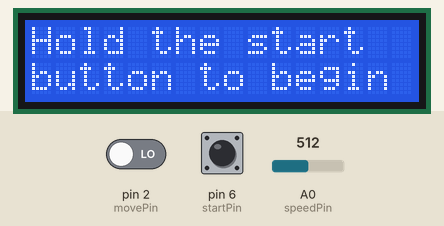
Recording of a sketch running on a simulated Arduino Uno, built with avr-gcc and run on an emulated ATmega328P. On the bench: 16×2 character LCD. The inputs (shaded band) are chosen by the test bench; at power-on: pin 6 (startPin) LOW, pin 2 (movePin) LOW, A0 (speedPin) = 512.

Above: at 1.2 s.
1.3 s: pin 6 (startPin) pulled HIGH for 1.2 s
At 2.28 s:
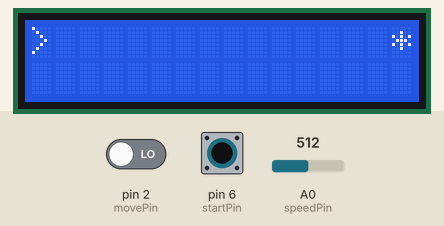
4.7 s: pin 2 (movePin) driven HIGH and pin 6 (startPin) driven HIGH
At 8.6 s:
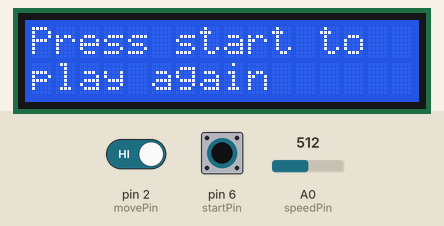
8.8 s: A0 (speedPin) set to 122
At 9.81 s:
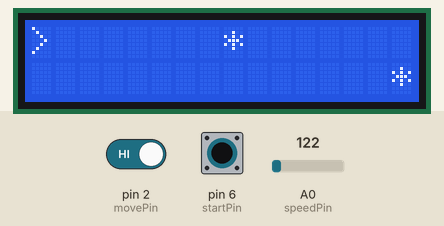
10.3 s: pin 6 (startPin) driven LOW
At 11.5 s:
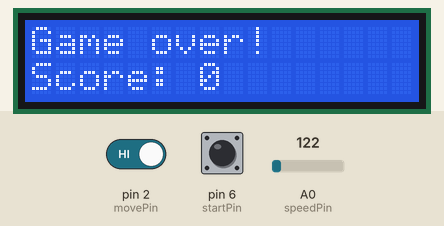
12.3 s: pin 6 (startPin) driven HIGH
At 15.08 s:
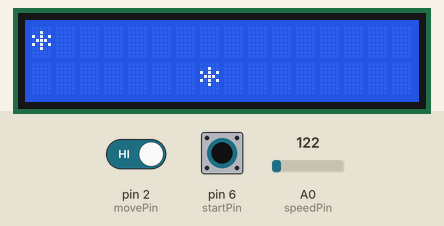
15.3 s: A0 (speedPin) set to 0
Timing chart, 0 to 18.3 s (numbered marks = the images above; inputs shaded):
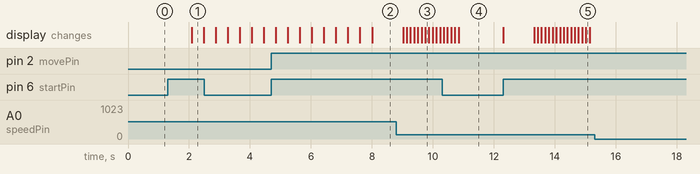

The sketch:

textgame.ino
```cpp
#include <LiquidCrystal.h>
LiquidCrystal lcd(12, 11, 5, 4, 3, 8);
const int startPin = 6;
const int movePin = 2;
const int speedPin = A0;

int startState = 0;
int prevStartState = 0;
int moveState = 0;
int prevMoveState = HIGH;
bool halfway = false;
int topPos = 15;
int bottomPos = 15;
bool top = true;
int score = 0;
bool failed = false;
bool restartScreen = false;
int speedVal = 0;
int convertedSpeed = 0;

//screen data
String enemy;
String player;

//counters
unsigned long lastDebounceTime = 0;
unsigned long debounceDelay = 50;
unsigned long updateDelay = 333;
unsigned long lastUpdateTop = 0;
unsigned long lastUpdateBottom = 0;
int gameSpeed = 2;


void setup() {
  lcd.begin(16, 2);
  //Serial.begin(9600);
  pinMode(startPin, INPUT);
  pinMode(movePin, INPUT);
  pinMode(speedPin, INPUT);
  enemy = "*";
  player = ">";
  //attachInterrupt(digitalPinToInterrupt(2), move_ISR, RISING);
}

void loop() {
  // Setup
  //speedVal = analogRead(speedPin);
  //Serial.println(speedVal);
  failed = false;
  restartScreen = false;
  topPos = 15;
  bottomPos = 15;
  score = 0;
  top = true;
  halfway = false;
  screenWrite("Hold the start", "button to begin");
  speedVal = analogRead(speedPin);
  convertedSpeed = map(speedVal, 0, 1023, 33, 750);
  //screenWrite("Speed is:", String(convertedSpeed));

  //Start the game if the right-side button is pressed
  if(digitalRead(startPin) == HIGH){
    updateDelay = convertedSpeed;
    lcd.clear();
    lcd.setCursor(0,0);
    lcd.print(player);
    prevMoveState = LOW;
  while (!failed){
    moveState = digitalRead(movePin);
    if(moveState != prevMoveState){
      if(moveState == LOW){
        top = !top;
        characterUpdate(topPos, bottomPos, top);
      }
      prevMoveState = moveState;
    }
     if((millis() - lastUpdateTop) > updateDelay){
        characterUpdate(topPos, bottomPos, top);


        topPos--;
        lastUpdateTop = millis();
     }
     if(halfway == true) {
      if((millis() - lastUpdateBottom) > updateDelay){
         characterUpdate(topPos, bottomPos, top);
         bottomPos--;
         lastUpdateBottom = millis();
      }
     }

     //check if top has reached the end (add collision detection later)
     if(topPos == -1){
      topPos = 15;
      if(top){
        screenWrite("Game over!", "Score: ");
        lcd.print(score);
        failed = true;
        while(failed){
          startState = digitalRead(startPin);
          if(startState == HIGH){
             restartScreen = true;
             startState = LOW;
             break;
          }
        }
      } else{
        score++;
      }
     }

     //check if bottom has reached the end (add collision detection later)
     if(bottomPos == -1){
      bottomPos = 15;
      if(!top){
        screenWrite("Game over!", "Score: ");
        lcd.print(score);
        failed = true;
        while(failed){
          startState = digitalRead(startPin);
          if(startState == HIGH){
             restartScreen = true;
             startState = LOW;
             break;
          }
        }
      } else{
        score++;
      }
     }

     while(restartScreen){
      screenWrite("Press start to", "play again");
      while(restartScreen){
        startState = digitalRead(startPin);
        if(startState == HIGH){
          restartScreen = false;
        }
      }
     }

     //start bottom enemy once top has reached position 7
     if (topPos == 8){
      halfway = true;
     }

  }
}
delay(1000);
}

void screenWrite(String firstline, String secondline) {
  lcd.clear();
  lcd.setCursor(0,0);
  lcd.print(firstline);
  lcd.setCursor(0,1);
  lcd.print(secondline);
}

void characterUpdate(int topPos, int bottomPos, bool top) {
  lcd.clear();
  if(top){
    lcd.setCursor(0,0);
    lcd.print(player);
  } else{
    lcd.setCursor(0,1);
    lcd.print(player);
  }

  lcd.setCursor(topPos, 0);
  lcd.print(enemy);
  if(halfway){
    lcd.setCursor(bottomPos, 1);
    lcd.print(enemy);
  }

}

void movePlayer(){
  top = !top;
  lcd.clear();
  if(top == true){
    lcd.setCursor(0,0);
  } else{
    lcd.setCursor(0,1);
  }
  lcd.print(player);
  lcd.setCursor(topPos, 0);
  lcd.print(enemy);
  if(halfway){
  lcd.setCursor(bottomPos, 1);
  lcd.print(enemy);
  }
  delay(5);
}
```

Measured:
- after the input at 1.3 s, the display: changes after 0.79 s (image 1)
- after the input at 4.7 s, the display: first differs from a run without the input after 3.3 s (image 2)
- after the input at 10.3 s, the display: first differs from a run without the input after 0.54 s (image 4)
- after the input at 12.3 s, the display: first changes at once (image 5 shows a later state)
- after the input at 15.3 s, every drawn part: stays the same
